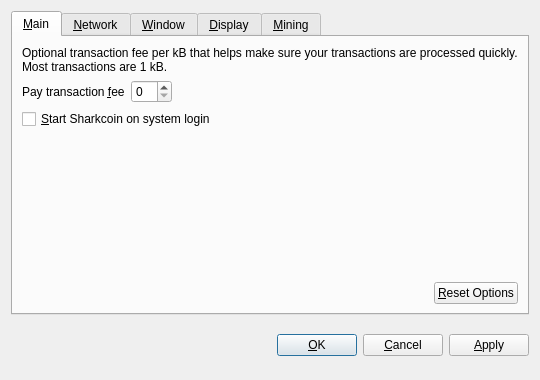
<?xml version="1.0" encoding="UTF-8"?>
<ui version="4.0">
 <class>OptionsDialog</class>
 <widget class="QDialog" name="OptionsDialog">
  <property name="geometry">
   <rect>
    <x>0</x>
    <y>0</y>
    <width>540</width>
    <height>380</height>
   </rect>
  </property>
  <property name="windowTitle">
   <string>Options</string>
  </property>
  <property name="modal">
   <bool>true</bool>
  </property>
  <layout class="QVBoxLayout" name="verticalLayout">
   <item>
    <widget class="QTabWidget" name="tabWidget">
     <property name="tabPosition">
      <enum>QTabWidget::North</enum>
     </property>
     <property name="currentIndex">
      <number>0</number>
     </property>
     <widget class="QWidget" name="tabMain">
      <attribute name="title">
       <string>&amp;Main</string>
      </attribute>
      <layout class="QVBoxLayout" name="verticalLayout_Main">
       <item>
        <widget class="QLabel" name="transactionFeeInfoLabel">
         <property name="text">
          <string>Optional transaction fee per kB that helps make sure your transactions are processed quickly. Most transactions are 1 kB.</string>
         </property>
         <property name="textFormat">
          <enum>Qt::PlainText</enum>
         </property>
         <property name="wordWrap">
          <bool>true</bool>
         </property>
        </widget>
       </item>
       <item>
        <layout class="QHBoxLayout" name="horizontalLayout_1_Main">
         <item>
          <widget class="QLabel" name="transactionFeeLabel">
           <property name="text">
            <string>Pay transaction &amp;fee</string>
           </property>
           <property name="textFormat">
            <enum>Qt::PlainText</enum>
           </property>
           <property name="buddy">
            <cstring>transactionFee</cstring>
           </property>
          </widget>
         </item>
         <item>
          <widget class="BitcoinAmountField" name="transactionFee"/>
         </item>
         <item>
          <spacer name="horizontalSpacer_1_Main">
           <property name="orientation">
            <enum>Qt::Horizontal</enum>
           </property>
           <property name="sizeHint" stdset="0">
            <size>
             <width>40</width>
             <height>20</height>
            </size>
           </property>
          </spacer>
         </item>
        </layout>
       </item>
       <item>
        <widget class="QCheckBox" name="bitcoinAtStartup">
         <property name="toolTip">
          <string>Automatically start Sharkcoin after logging in to the system.</string>
         </property>
         <property name="text">
          <string>&amp;Start Sharkcoin on system login</string>
         </property>
        </widget>
       </item>
       <item>
        <spacer name="verticalSpacer_Main">
         <property name="orientation">
          <enum>Qt::Vertical</enum>
         </property>
         <property name="sizeHint" stdset="0">
          <size>
           <width>20</width>
           <height>40</height>
          </size>
         </property>
        </spacer>
       </item>
       <item>
        <layout class="QHBoxLayout" name="horizontalLayout_2_Main">
         <item>
          <spacer name="horizontalSpacer_2_Main">
           <property name="orientation">
            <enum>Qt::Horizontal</enum>
           </property>
           <property name="sizeHint" stdset="0">
            <size>
             <width>40</width>
             <height>20</height>
            </size>
           </property>
          </spacer>
         </item>
         <item>
          <widget class="QPushButton" name="resetButton">
           <property name="toolTip">
            <string>Reset all client options to default.</string>
           </property>
           <property name="text">
            <string>&amp;Reset Options</string>
           </property>
           <property name="autoDefault">
            <bool>false</bool>
           </property>
          </widget>
         </item>
        </layout>
       </item>
      </layout>
     </widget>
     <widget class="QWidget" name="tabNetwork">
      <attribute name="title">
       <string>&amp;Network</string>
      </attribute>
      <layout class="QVBoxLayout" name="verticalLayout_Network">
       <item>
        <widget class="QCheckBox" name="mapPortUpnp">
         <property name="toolTip">
          <string>&lt;html&gt;&lt;head/&gt;&lt;body&gt;&lt;p&gt;Automatically open the Sharkcoin client port on the router. This only works when your router supports UPnP and it is enabled.&lt;/p&gt;&lt;/body&gt;&lt;/html&gt;</string>
         </property>
         <property name="text">
          <string>Map port using &amp;UPnP</string>
         </property>
        </widget>
       </item>
       <item>
        <widget class="QCheckBox" name="connectSocks">
         <property name="toolTip">
          <string>Connect to the Sharkcoin network through a SOCKS proxy (e.g. when connecting through Tor).</string>
         </property>
         <property name="text">
          <string>&amp;Connect through SOCKS proxy:</string>
         </property>
        </widget>
       </item>
       <item>
        <layout class="QHBoxLayout" name="horizontalLayout_Network">
         <item>
          <widget class="QLabel" name="proxyIpLabel">
           <property name="text">
            <string>Proxy &amp;IP:</string>
           </property>
           <property name="textFormat">
            <enum>Qt::PlainText</enum>
           </property>
           <property name="buddy">
            <cstring>proxyIp</cstring>
           </property>
          </widget>
         </item>
         <item>
          <widget class="QValidatedLineEdit" name="proxyIp">
           <property name="maximumSize">
            <size>
             <width>140</width>
             <height>16777215</height>
            </size>
           </property>
           <property name="toolTip">
            <string>IP address of the proxy (e.g. 127.0.0.1)</string>
           </property>
          </widget>
         </item>
         <item>
          <widget class="QLabel" name="proxyPortLabel">
           <property name="text">
            <string>&amp;Port:</string>
           </property>
           <property name="textFormat">
            <enum>Qt::PlainText</enum>
           </property>
           <property name="buddy">
            <cstring>proxyPort</cstring>
           </property>
          </widget>
         </item>
         <item>
          <widget class="QLineEdit" name="proxyPort">
           <property name="maximumSize">
            <size>
             <width>55</width>
             <height>16777215</height>
            </size>
           </property>
           <property name="toolTip">
            <string>Port of the proxy (e.g. 9050)</string>
           </property>
          </widget>
         </item>
         <item>
          <widget class="QLabel" name="socksVersionLabel">
           <property name="text">
            <string>SOCKS &amp;Version:</string>
           </property>
           <property name="textFormat">
            <enum>Qt::PlainText</enum>
           </property>
           <property name="buddy">
            <cstring>socksVersion</cstring>
           </property>
          </widget>
         </item>
         <item>
          <widget class="QValueComboBox" name="socksVersion">
           <property name="toolTip">
            <string>SOCKS version of the proxy (e.g. 5)</string>
           </property>
          </widget>
         </item>
         <item>
          <spacer name="horizontalSpacer_Network">
           <property name="orientation">
            <enum>Qt::Horizontal</enum>
           </property>
           <property name="sizeHint" stdset="0">
            <size>
             <width>40</width>
             <height>20</height>
            </size>
           </property>
          </spacer>
         </item>
        </layout>
       </item>
       <item>
        <spacer name="verticalSpacer_Network">
         <property name="orientation">
          <enum>Qt::Vertical</enum>
         </property>
         <property name="sizeHint" stdset="0">
          <size>
           <width>20</width>
           <height>40</height>
          </size>
         </property>
        </spacer>
       </item>
      </layout>
     </widget>
     
     
     <widget class="QWidget" name="tabWindow">
      <attribute name="title">
       <string>&amp;Window</string>
      </attribute>
      <layout class="QVBoxLayout" name="verticalLayout_Window">
       <item>
        <widget class="QCheckBox" name="minimizeToTray">
         <property name="toolTip">
          <string>Show only a tray icon after minimizing the window.</string>
         </property>
         <property name="text">
          <string>&amp;Minimize to the tray instead of the taskbar</string>
         </property>
        </widget>
       </item>
       <item>
        <widget class="QCheckBox" name="minimizeOnClose">
         <property name="toolTip">
          <string>Minimize instead of exit the application when the window is closed. When this option is enabled, the application will be closed only after selecting Quit in the menu.</string>
         </property>
         <property name="text">
          <string>M&amp;inimize on close</string>
         </property>
        </widget>
       </item>
       <item>
        <spacer name="verticalSpacer_Window">
         <property name="orientation">
          <enum>Qt::Vertical</enum>
         </property>
         <property name="sizeHint" stdset="0">
          <size>
           <width>20</width>
           <height>40</height>
          </size>
         </property>
        </spacer>
       </item>
      </layout>
     </widget>
     
     
     <widget class="QWidget" name="tabDisplay">
      <attribute name="title">
       <string>&amp;Display</string>
      </attribute>
      <layout class="QVBoxLayout" name="verticalLayout_Display">
       <item>
        <layout class="QHBoxLayout" name="horizontalLayout_1_Display">
         <item>
          <widget class="QLabel" name="langLabel">
           <property name="text">
            <string>User Interface &amp;language:</string>
           </property>
           <property name="textFormat">
            <enum>Qt::PlainText</enum>
           </property>
           <property name="buddy">
            <cstring>lang</cstring>
           </property>
          </widget>
         </item>
         <item>
          <widget class="QValueComboBox" name="lang">
           <property name="toolTip">
            <string>&lt;html&gt;&lt;head/&gt;&lt;body&gt;&lt;p&gt;The user interface language can be set here. This setting will take effect after restarting Sharkcoin.&lt;/p&gt;&lt;/body&gt;&lt;/html&gt;</string>
           </property>
          </widget>
         </item>
        </layout>
       </item>
       <item>
        <layout class="QHBoxLayout" name="horizontalLayout_2_Display">
         <item>
          <widget class="QLabel" name="unitLabel">
           <property name="text">
            <string>&amp;Unit to show amounts in:</string>
           </property>
           <property name="textFormat">
            <enum>Qt::PlainText</enum>
           </property>
           <property name="buddy">
            <cstring>unit</cstring>
           </property>
          </widget>
         </item>
         <item>
          <widget class="QValueComboBox" name="unit">
           <property name="toolTip">
            <string>Choose the default subdivision unit to show in the interface and when sending coins.</string>
           </property>
          </widget>
         </item>
        </layout>
       </item>
       <item>
        <widget class="QCheckBox" name="displayAddresses">
         <property name="toolTip">
          <string>&lt;html&gt;&lt;head/&gt;&lt;body&gt;&lt;p&gt;Whether to show Sharkcoin addresses in the transaction list or not.&lt;/p&gt;&lt;/body&gt;&lt;/html&gt;</string>
         </property>
         <property name="text">
          <string>&amp;Display addresses in transaction list</string>
         </property>
        </widget>
       </item>
       <item>
        <spacer name="verticalSpacer_Display">
         <property name="orientation">
          <enum>Qt::Vertical</enum>
         </property>
         <property name="sizeHint" stdset="0">
          <size>
           <width>20</width>
           <height>40</height>
          </size>
         </property>
        </spacer>
       </item>
      </layout>
     </widget>


     <widget class="QWidget" name="tabMining">
      <attribute name="title">
       <string>&amp;Mining</string>
      </attribute>
      <layout class="QVBoxLayout" name="verticalLayout_Mining">
      
       <item>
        <widget class="QCheckBox" name="checkboxMiningEnabled">
         <property name="toolTip">
          <string>&lt;html&gt;&lt;head/&gt;&lt;body&gt;&lt;p&gt;Whether to enabled Sharkcoin mining by default.&lt;/p&gt;&lt;/body&gt;&lt;/html&gt;</string>
         </property>
         <property name="text">
          <string>&amp;Mining enabled</string>
         </property>
        </widget>
       </item>
       
       <item>
        <layout class="QHBoxLayout" name="horizontalLayout_2_Mining">        
         <item>
          <widget class="QLabel" name="labelMiningProcLimit">
           <property name="text">
            <string>&amp;Mining limit:</string>
           </property>
           <property name="textFormat">
            <enum>Qt::PlainText</enum>
           </property>
           <property name="buddy">
            <cstring>comboMiningProcLimit</cstring>
           </property>
          </widget>
         </item>
         <item>
          <widget class="QValueComboBox" name="comboMiningProcLimit">
           <property name="toolTip">
            <string>Choose the default mining intensity.</string>
           </property>
          </widget>
         </item>
        </layout>
       </item>
       <item>
        <spacer name="verticalSpacer_Display">
         <property name="orientation">
          <enum>Qt::Vertical</enum>
         </property>
         <property name="sizeHint" stdset="0">
          <size>
           <width>20</width>
           <height>40</height>
          </size>
         </property>
        </spacer>
       </item>
       
      </layout>
     </widget>

     
    </widget>
   </item>
   <item>
    <layout class="QHBoxLayout" name="horizontalLayout_Buttons">
     <item>
      <spacer name="horizontalSpacer_1">
       <property name="orientation">
        <enum>Qt::Horizontal</enum>
       </property>
       <property name="sizeHint" stdset="0">
        <size>
         <width>40</width>
         <height>48</height>
        </size>
       </property>
      </spacer>
     </item>
     <item>
      <widget class="QLabel" name="statusLabel">
       <property name="font">
        <font>
         <weight>75</weight>
         <bold>true</bold>
        </font>
       </property>
       <property name="text">
        <string/>
       </property>
       <property name="textFormat">
        <enum>Qt::PlainText</enum>
       </property>
       <property name="wordWrap">
        <bool>true</bool>
       </property>
      </widget>
     </item>
     <item>
      <spacer name="horizontalSpacer_2">
       <property name="orientation">
        <enum>Qt::Horizontal</enum>
       </property>
       <property name="sizeHint" stdset="0">
        <size>
         <width>40</width>
         <height>48</height>
        </size>
       </property>
      </spacer>
     </item>
     <item>
      <widget class="QPushButton" name="okButton">
       <property name="text">
        <string>&amp;OK</string>
       </property>
      </widget>
     </item>
     <item>
      <widget class="QPushButton" name="cancelButton">
       <property name="text">
        <string>&amp;Cancel</string>
       </property>
       <property name="autoDefault">
        <bool>false</bool>
       </property>
      </widget>
     </item>
     <item>
      <widget class="QPushButton" name="applyButton">
       <property name="text">
        <string>&amp;Apply</string>
       </property>
       <property name="autoDefault">
        <bool>false</bool>
       </property>
      </widget>
     </item>
    </layout>
   </item>
  </layout>
 </widget>
 <customwidgets>
  <customwidget>
   <class>BitcoinAmountField</class>
   <extends>QSpinBox</extends>
   <header>bitcoinamountfield.h</header>
  </customwidget>
  <customwidget>
   <class>QValueComboBox</class>
   <extends>QComboBox</extends>
   <header>qvaluecombobox.h</header>
  </customwidget>
  <customwidget>
   <class>QValidatedLineEdit</class>
   <extends>QLineEdit</extends>
   <header>qvalidatedlineedit.h</header>
  </customwidget>
 </customwidgets>
 <resources/>
 <connections/>
</ui>
